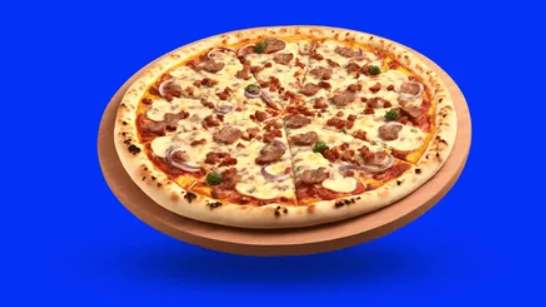
#> input picture pizza.png, 546 x 307 px
$ python blue_screen_threshold.py
#> lines starting #> are read from the running program, lines starting #| are printed output that depends on the picture; after the words box and inside, x2 and y2 are one past the last pixel; in counts of white or black regions, pixels touching at a corner belong together
import matplotlib.pyplot as plt
import numpy as np
import cv2

# Load the image
image = cv2.imread('pizza.png')  # Replace with your image file path
#> image is the input picture: shape (307, 546, 3); mean B, G, R 178.7, 87.4, 84.9

# Check if the image was successfully loaded
if image is None:
    print("Error: Could not load the image. Check the file path or file integrity.")
else:
    # Convert the image to HSV color space
    image_hsv = cv2.cvtColor(image, cv2.COLOR_BGR2HSV)
#> image_hsv: shape (307, 546, 3); mean H, S, V 74.3, 204.2, 220.7

    # Define the blue color range in HSV
    lower_blue = np.array([100, 150, 50])  # Lower range of blue
    upper_blue = np.array([140, 255, 255])  # Upper range of blue

    # Create a binary mask for blue color
    blue_mask = cv2.inRange(image_hsv, lower_blue, upper_blue)
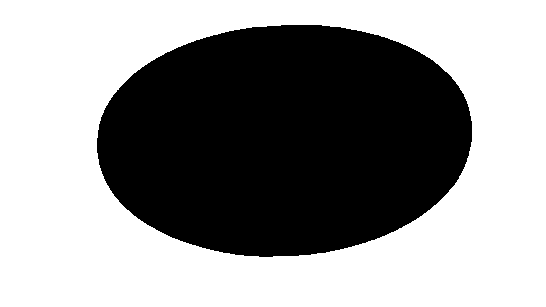
#> blue_mask: shape (307, 546); 58.9% white; 1 black region, box (x1, y1, x2, y2) and area: (97, 25, 472, 257) 68881

    # Invert the mask to get the non-blue region
    mask_inverted = cv2.bitwise_not(blue_mask)

    # Extract the blue foreground
    foreground = cv2.bitwise_and(image, image, mask=blue_mask)
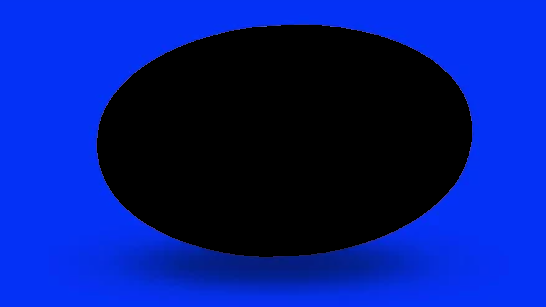
#> foreground: shape (307, 546, 3); mean B, G, R 138.3, 27.8, 2.7

    # Extract the non-blue background
    background = cv2.bitwise_and(image, image, mask=mask_inverted)
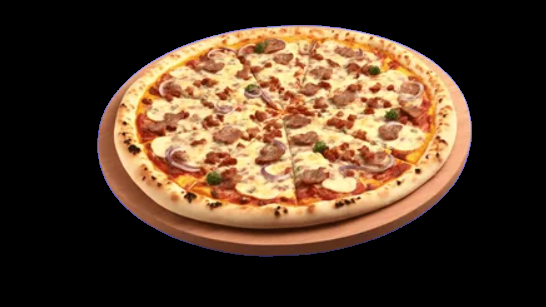
#> background: shape (307, 546, 3); mean B, G, R 40.4, 59.6, 82.2

    # Convert the images to RGB for display with Matplotlib
    foreground_rgb = cv2.cvtColor(foreground, cv2.COLOR_BGR2RGB)
    background_rgb = cv2.cvtColor(background, cv2.COLOR_BGR2RGB)

    # Display the results
    plt.figure(figsize=(12, 6))

    # Original Image
    plt.subplot(1, 3, 1)
    plt.imshow(cv2.cvtColor(image, cv2.COLOR_BGR2RGB))
    plt.title("Original Image")
    plt.axis('off')

    # Foreground (Blue Regions)
    plt.subplot(1, 3, 2)
    plt.imshow(foreground_rgb)
    plt.title("Foreground (Blue Regions)")
    plt.axis('off')

    # Background (Non-Blue Regions)
    plt.subplot(1, 3, 3)
    plt.imshow(background_rgb)
    plt.title("Background (Non-Blue Regions)")
    plt.axis('off')

    plt.show()
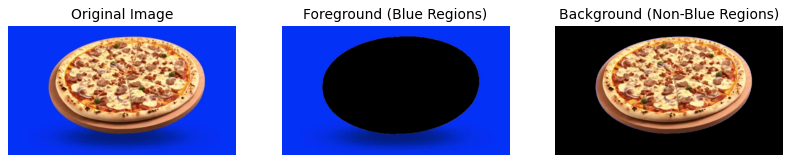
#> figure drawn by matplotlib, 3 panels

    # Optionally save the results
    cv2.imwrite('foreground_blue.png', foreground)
    cv2.imwrite('background_non_blue.png', background)
